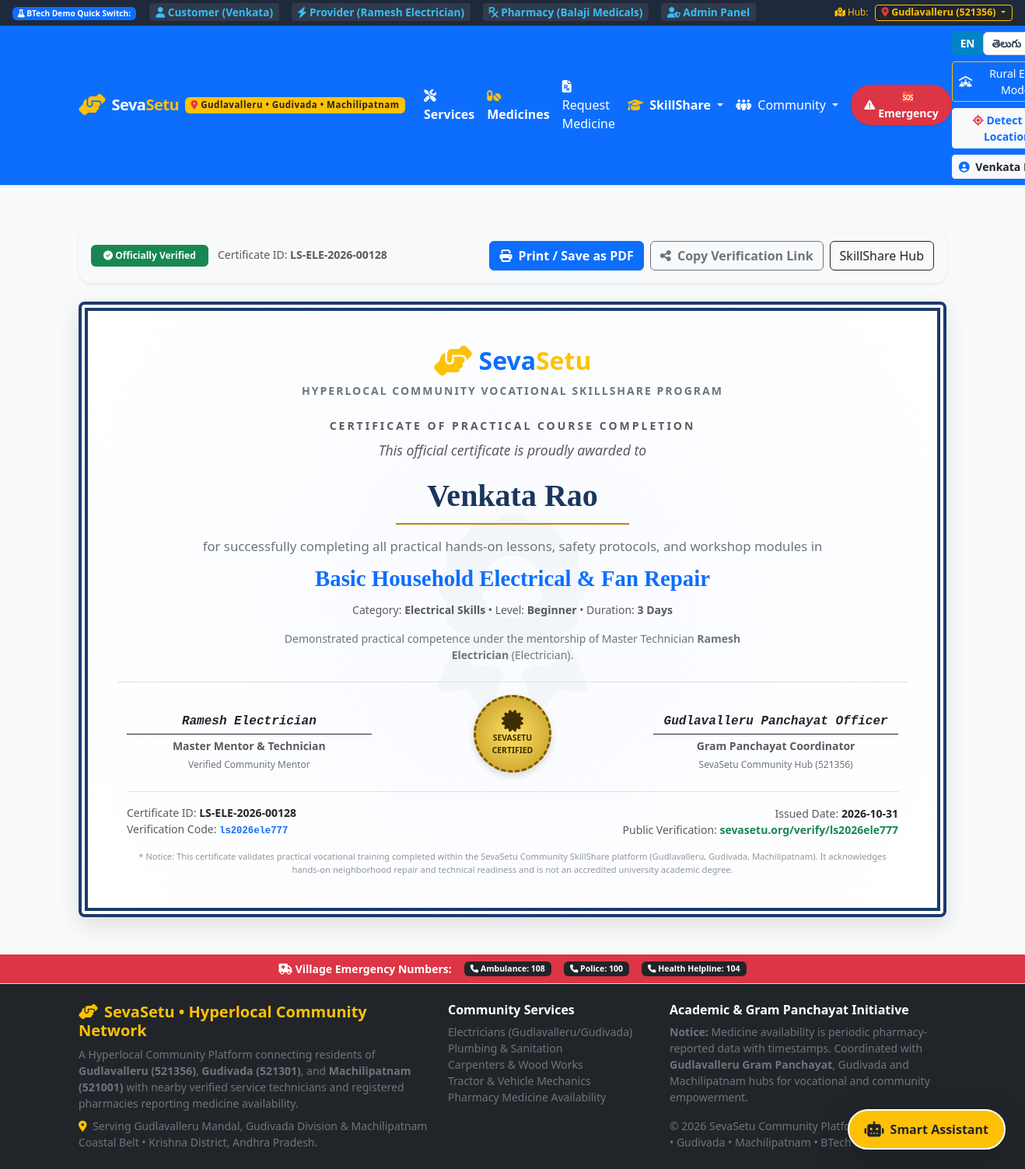
Before: /skillshare/cert/ls2026ele777 (signed in) with the older database file.
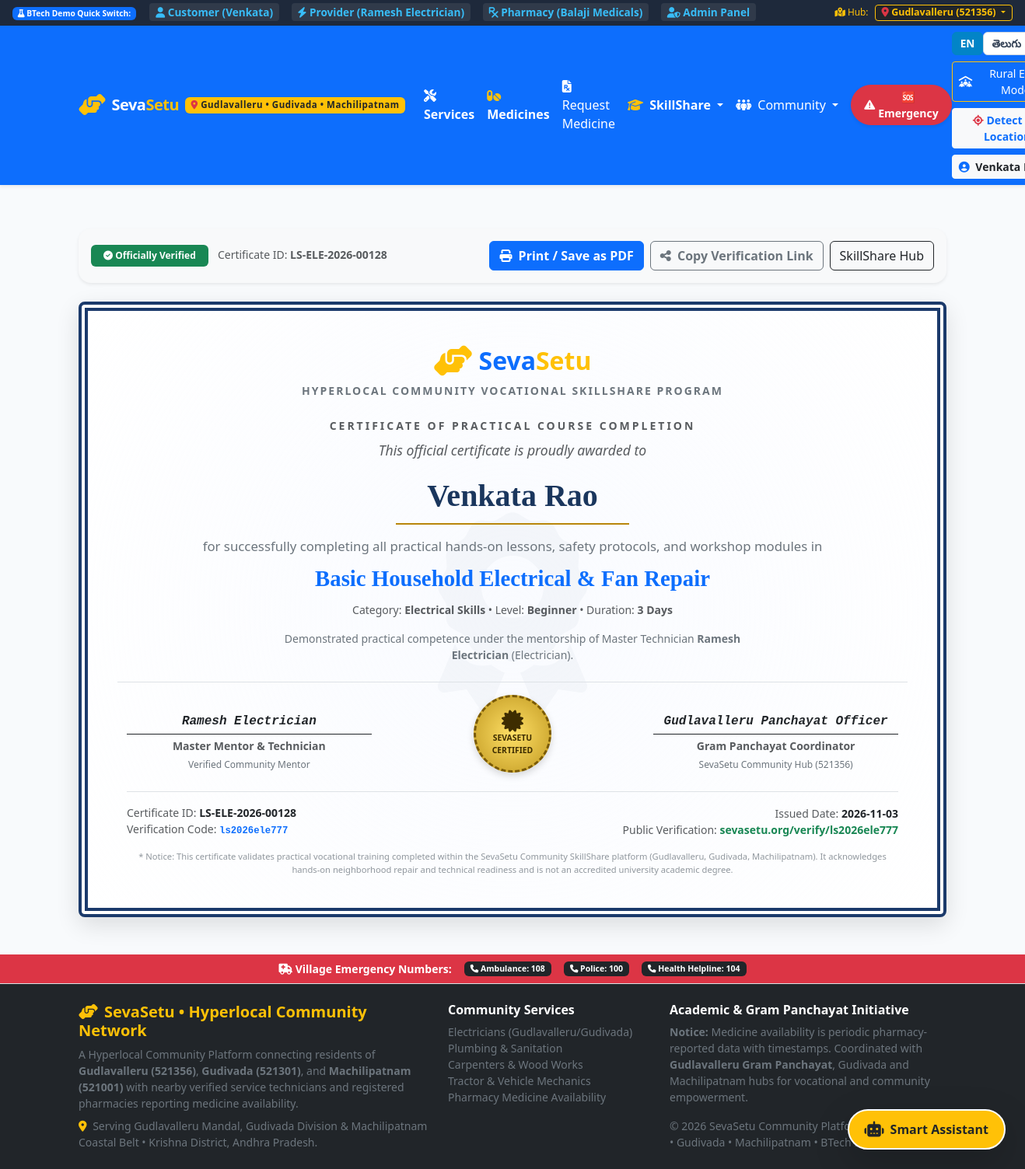
After: the same page with the newer database file.
### tables this page shows
CREATE TABLE skill_certificates (
        certificate_id INTEGER PRIMARY KEY AUTOINCREMENT,
        enrollment_id INTEGER NOT NULL UNIQUE,
        certificate_number TEXT NOT NULL UNIQUE,
        verification_code TEXT NOT NULL UNIQUE,
        issued_at TIMESTAMP DEFAULT CURRENT_TIMESTAMP,
        FOREIGN KEY (enrollment_id) REFERENCES enrollments(enrollment_id) ON DELETE CASCADE
    );

### routes/skillshare.py (the view)
@skillshare_bp.route('/certificate/<string:cert_code>', endpoint='certificate_view')
@skillshare_bp.route('/cert/<string:cert_code>', endpoint='view_certificate')
@skillshare_bp.route('/verify/<string:cert_code>', endpoint='verify_lookup')
def certificate_view(cert_code):
    cert = query_db("""
        SELECT sc.*, e.enrolled_at, e.completed_at,
               c.title as course_title, c.duration, c.level,
               cat.name as category_name,
               u_student.name as student_name, u_student.phone as student_phone,
               u_mentor.name as mentor_name, p.category as mentor_trade
        FROM skill_certificates sc
        JOIN enrollments e ON sc.enrollment_id = e.enrollment_id
        JOIN courses c ON e.course_id = c.course_id
        JOIN skill_categories cat ON c.skill_id = cat.skill_id
        JOIN users u_student ON e.user_id = u_student.user_id
        JOIN mentor_profiles mp ON c.mentor_id = mp.mentor_id
        JOIN providers p ON mp.provider_id = p.provider_id
        JOIN users u_mentor ON p.user_id = u_mentor.user_id
        WHERE sc.verification_code = ? OR sc.certificate_number = ?
    """, (cert_code, cert_code), one=True)
    if not cert:
        flash('Invalid certificate code or number.', 'danger')
        return redirect(url_for('skillshare.verify_page'))
    return render_template('certificate.html', cert=cert)

### database.py (called while the page is built)
def get_db():
    if 'db' not in g:
        g.db = sqlite3.connect(Config.DATABASE_PATH)
        g.db.row_factory = sqlite3.Row
        g.db.execute("PRAGMA foreign_keys = ON")
        g.db.create_function("haversine", 4, haversine)
    return g.db

def query_db(query, args=(), one=False):
    db = get_db()
    cur = db.execute(query, args)
    rv = cur.fetchall()
    cur.close()
    return (rv[0] if rv else None) if one else rv

### templates/certificate.html (shortened to what the changed rows need)
{% extends 'base.html' %}
{% block content %}
<div class="container py-4">
  <div class="d-flex justify-content-between align-items-center flex-wrap gap-2 mb-4 no-print bg-light p-3 rounded-4 shadow-sm">
    <div>
      <span class="text-muted small">Certificate ID: <strong>{{ cert.certificate_number }}</strong></span>
    </div>
  </div>
  <div class="cert-frame cert-container rounded-3 position-relative text-center my-2">
    <div class="position-relative" style="z-index: 1;">
      <div class="mt-4 pt-3 border-top d-flex justify-content-between align-items-center flex-wrap gap-2 text-start small text-muted">
        <div>
          <div>Certificate ID: <strong class="text-dark">{{ cert.certificate_number }}</strong></div>
          <div>Verification Code: <code class="text-primary fw-bold">{{ cert.verification_code }}</code></div>
        </div>
        <div class="text-end">
          <div>Issued Date: <strong class="text-dark">{{ cert.issued_at[:10] if cert.issued_at else '2026-09-30' }}</strong></div>
          <div>Public Verification: <strong class="text-success">sevasetu.org/verify/{{ cert.verification_code }}</strong></div>
        </div>
      </div>
    </div>
  </div>
</div>
{% endblock %}

Changed rows visible on the page:
changed skill_certificates "ls2026ele777": issued_at "2026-10-31" → "2026-11-03"
